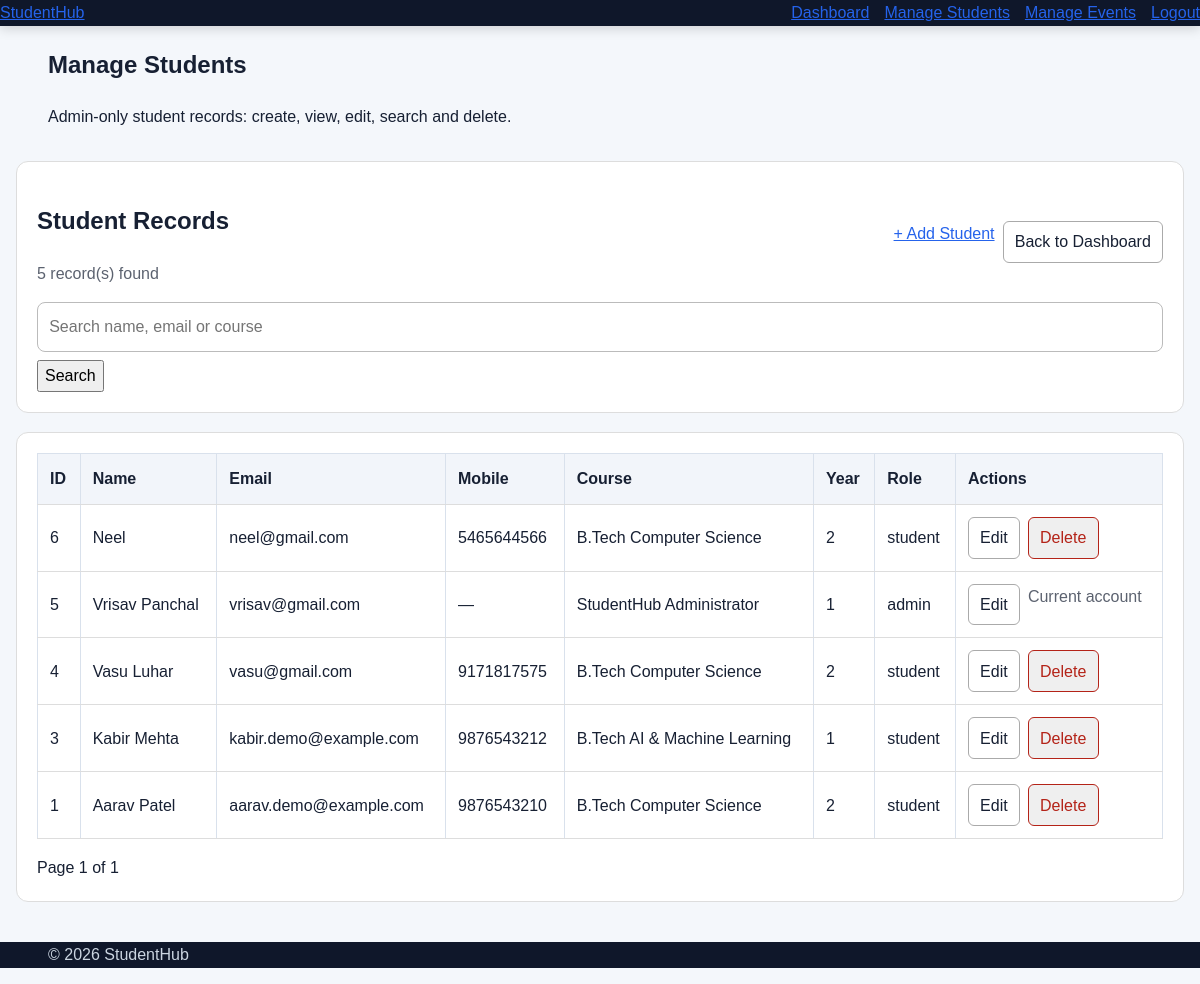
/StudentHub-12/admin/students.php (signed in), run on an earlier commit of the app's database.
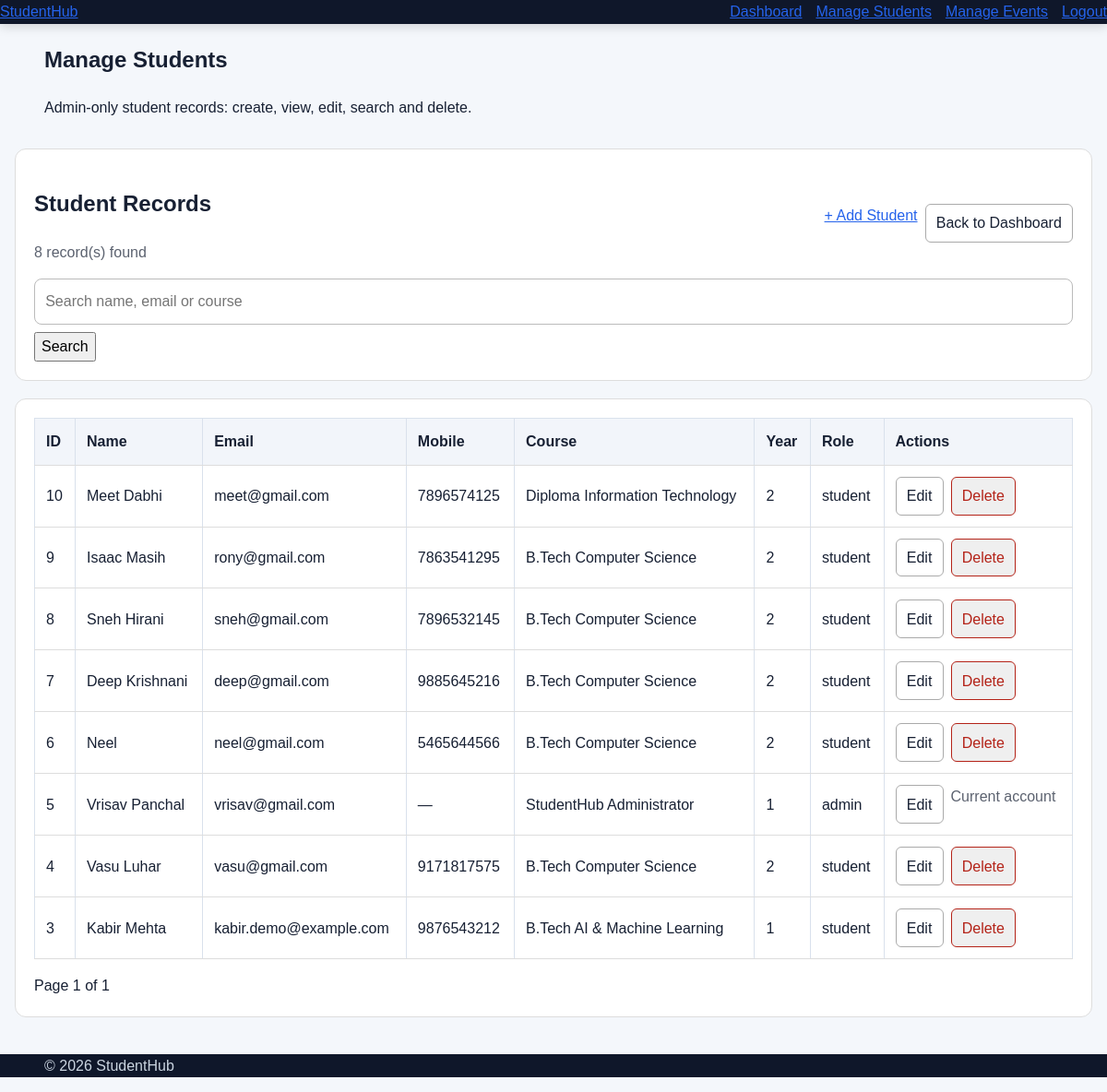
And on a later commit of the database.
### tables this page shows
CREATE TABLE `students` (
  `student_id` int(10) UNSIGNED NOT NULL,
  `full_name` varchar(100) NOT NULL,
  `email` varchar(150) NOT NULL,
  `mobile` varchar(15) DEFAULT NULL,
  `course` varchar(100) DEFAULT NULL,
  `study_year` tinyint(3) UNSIGNED DEFAULT NULL,
  `password_hash` varchar(255) DEFAULT NULL,
  `role` enum('admin','student') NOT NULL DEFAULT 'student',
  `created_at` timestamp NOT NULL DEFAULT current_timestamp()
);

### StudentHub-12/admin/students.php (the view, shortened to what this page needs)
<?php
require_once __DIR__ . '/../config/auth.php';
function e_students(string $value): string {
    return htmlspecialchars($value, ENT_QUOTES, 'UTF-8');
}
$search = trim((string)($_GET['q'] ?? ''));
$page = max(1, (int)($_GET['page'] ?? 1));
$perPage = 10;
$offset = ($page - 1) * $perPage;
$where = '';
$params = [];
$countStmt = $pdo->prepare('SELECT COUNT(*) FROM students' . $where);
$countStmt->execute($params);
$total = (int)$countStmt->fetchColumn();
$totalPages = max(1, (int)ceil($total / $perPage));
$sql = 'SELECT student_id, full_name, email, mobile, course, study_year, role, created_at
        FROM students' . $where . ' ORDER BY student_id DESC LIMIT :limit OFFSET :offset';
$stmt = $pdo->prepare($sql);
$stmt->bindValue(':limit', $perPage, PDO::PARAM_INT);
$stmt->bindValue(':offset', $offset, PDO::PARAM_INT);
$stmt->execute();
$students = $stmt->fetchAll();
?>
<!DOCTYPE html>
<html lang="en">
<head>
<title>Manage Students - StudentHub</title><link rel="stylesheet" href="../css/style.css">
</head>
<body>
<header class="site-header"><div class="container nav-container">
<a href="../index.html" class="logo">Student<span>Hub</span></a>
<nav class="main-nav"><a href="../admin-dashboard.php">Dashboard</a><a href="students.php">Manage Students</a><a href="events.php">Manage Events</a><a href="../logout.php">Logout</a></nav>
</div></header>
<main>
<section class="page-header"><div class="container"><h1>Manage Students</h1><p>Admin-only student records: create, view, edit, search and delete.</p></div></section>
<div class="admin-wrap">
<div class="panel"><div class="toolbar">
<div><h2>Student Records</h2><p class="muted"><?= $total ?> record(s) found</p></div>
<div class="actions"><a class="btn btn-primary" href="student-create.php">+ Add Student</a><a class="btn-small" href="../admin-dashboard.php">Back to Dashboard</a></div>
</div>
<form class="search-form" method="get" action="students.php">
<input type="search" name="q" value="<?= e_students($search) ?>" placeholder="Search name, email or course" aria-label="Search students">
<button class="btn btn-primary" type="submit">Search</button>
</form>
</div>
<div class="panel table-wrap">
<table>
<thead><tr><th>ID</th><th>Name</th><th>Email</th><th>Mobile</th><th>Course</th><th>Year</th><th>Role</th><th>Actions</th></tr></thead>
<tbody>
<?php if (!$students): ?><tr><td colspan="8">No student records found.</td></tr>
<?php else: foreach ($students as $student): ?>
<tr>
<td><?= (int)$student['student_id'] ?></td>
<td><?= e_students((string)$student['full_name']) ?></td>
<td><?= e_students((string)$student['email']) ?></td>
<td><?= e_students((string)($student['mobile'] ?? '—')) ?></td>
<td><?= e_students((string)$student['course']) ?></td>
<td><?= (int)$student['study_year'] ?></td>
<td><?= e_students((string)$student['role']) ?></td>
<td><div class="actions">
<a class="btn-small" href="student-edit.php?id=<?= (int)$student['student_id'] ?>">Edit</a>
<?php if ((int)$student['student_id'] !== (int)$_SESSION['student_id']): ?>
<form method="post" action="student-delete.php" onsubmit="return confirm('Delete this student record? This cannot be undone.');">
<button type="submit" class="btn-small danger">Delete</button>
</form>
<?php else: ?><span class="muted">Current account</span><?php endif; ?>
</div></td>
</tr>
<?php endforeach; endif; ?>
</tbody></table>
<div class="pagination">
<span>Page <?= $page ?> of <?= $totalPages ?></span>
</div>
</div>
</div>
</main>
<footer class="site-footer"><div class="container"><p>&copy; <?= date('Y') ?> StudentHub</p></div></footer>
</body></html>

What changed in the data, as far as the page shows it:
removed students: student_id "1", full_name "Aarav Patel", email "aarav.demo@example.com", mobile "9876543210", course "B.Tech Computer Science", study_year "2", role "student"
added students: student_id "10", full_name "Meet Dabhi", email "meet@gmail.com", mobile "7896574125", course "Diploma Information Technology", study_year "2", role "student"
added students: student_id "9", full_name "Isaac Masih", email "rony@gmail.com", mobile "7863541295", course "B.Tech Computer Science", study_year "2", role "student"
added students: student_id "8", full_name "Sneh Hirani", email "sneh@gmail.com", mobile "7896532145", course "B.Tech Computer Science", study_year "2", role "student"
added students: student_id "7", full_name "Deep Krishnani", email "deep@gmail.com", mobile "9885645216", course "B.Tech Computer Science", study_year "2", role "student"
Also different on the page:
$total: "5" → "8"
